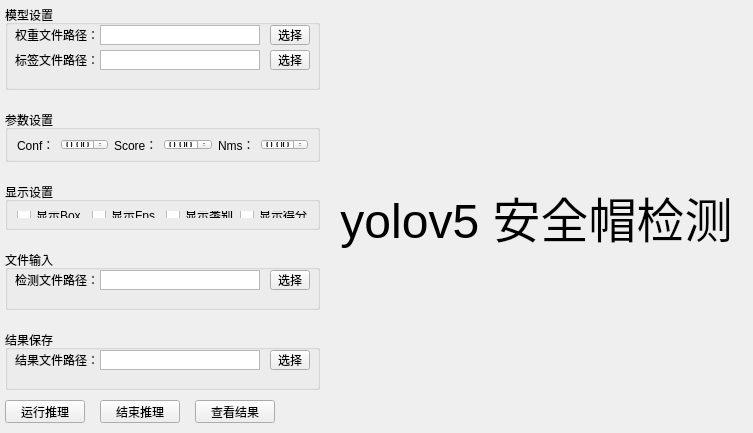
<?xml version="1.0" encoding="UTF-8"?>
<ui version="4.0">
 <class>MainWindow</class>
 <widget class="QMainWindow" name="MainWindow">
  <property name="geometry">
   <rect>
    <x>0</x>
    <y>0</y>
    <width>753</width>
    <height>433</height>
   </rect>
  </property>
  <property name="windowTitle">
   <string>MainWindow</string>
  </property>
  <widget class="QWidget" name="centralwidget">
   <widget class="QGroupBox" name="groupBox_1">
    <property name="geometry">
     <rect>
      <x>5</x>
      <y>5</y>
      <width>315</width>
      <height>85</height>
     </rect>
    </property>
    <property name="title">
     <string>模型设置</string>
    </property>
    <widget class="QLabel" name="label_1">
     <property name="geometry">
      <rect>
       <x>10</x>
       <y>20</y>
       <width>80</width>
       <height>20</height>
      </rect>
     </property>
     <property name="text">
      <string>权重文件路径：</string>
     </property>
    </widget>
    <widget class="QLabel" name="label_2">
     <property name="geometry">
      <rect>
       <x>10</x>
       <y>45</y>
       <width>80</width>
       <height>20</height>
      </rect>
     </property>
     <property name="text">
      <string>标签文件路径：</string>
     </property>
    </widget>
    <widget class="QGraphicsView" name="graphicsView_1">
     <property name="geometry">
      <rect>
       <x>95</x>
       <y>20</y>
       <width>160</width>
       <height>20</height>
      </rect>
     </property>
     <property name="styleSheet">
      <string notr="true"/>
     </property>
    </widget>
    <widget class="QToolButton" name="toolButton_1">
     <property name="geometry">
      <rect>
       <x>265</x>
       <y>20</y>
       <width>40</width>
       <height>20</height>
      </rect>
     </property>
     <property name="text">
      <string>选择</string>
     </property>
    </widget>
    <widget class="QGraphicsView" name="graphicsView_2">
     <property name="geometry">
      <rect>
       <x>95</x>
       <y>45</y>
       <width>160</width>
       <height>20</height>
      </rect>
     </property>
     <property name="styleSheet">
      <string notr="true"/>
     </property>
    </widget>
    <widget class="QToolButton" name="toolButton_2">
     <property name="geometry">
      <rect>
       <x>265</x>
       <y>45</y>
       <width>40</width>
       <height>20</height>
      </rect>
     </property>
     <property name="text">
      <string>选择</string>
     </property>
    </widget>
   </widget>
   <widget class="QGroupBox" name="groupBox_2">
    <property name="geometry">
     <rect>
      <x>5</x>
      <y>110</y>
      <width>315</width>
      <height>52</height>
     </rect>
    </property>
    <property name="title">
     <string>参数设置</string>
    </property>
    <layout class="QHBoxLayout" name="horizontalLayout_2">
     <item>
      <widget class="QLabel" name="label_3">
       <property name="text">
        <string>Conf：</string>
       </property>
      </widget>
     </item>
     <item>
      <widget class="QDoubleSpinBox" name="doubleSpinBox_1"/>
     </item>
     <item>
      <widget class="QLabel" name="label_4">
       <property name="enabled">
        <bool>true</bool>
       </property>
       <property name="text">
        <string>Score：</string>
       </property>
      </widget>
     </item>
     <item>
      <widget class="QDoubleSpinBox" name="doubleSpinBox_2"/>
     </item>
     <item>
      <widget class="QLabel" name="label_5">
       <property name="text">
        <string>Nms：</string>
       </property>
      </widget>
     </item>
     <item>
      <widget class="QDoubleSpinBox" name="doubleSpinBox_3"/>
     </item>
    </layout>
   </widget>
   <widget class="QGroupBox" name="groupBox_3">
    <property name="geometry">
     <rect>
      <x>5</x>
      <y>182</y>
      <width>315</width>
      <height>48</height>
     </rect>
    </property>
    <property name="title">
     <string>显示设置</string>
    </property>
    <layout class="QHBoxLayout" name="horizontalLayout">
     <item>
      <widget class="QCheckBox" name="checkBox_1">
       <property name="text">
        <string>显示Box</string>
       </property>
      </widget>
     </item>
     <item>
      <widget class="QCheckBox" name="checkBox_2">
       <property name="text">
        <string>显示Fps</string>
       </property>
      </widget>
     </item>
     <item>
      <widget class="QCheckBox" name="checkBox_3">
       <property name="text">
        <string>显示类别</string>
       </property>
      </widget>
     </item>
     <item>
      <widget class="QCheckBox" name="checkBox_4">
       <property name="text">
        <string>显示得分</string>
       </property>
      </widget>
     </item>
    </layout>
   </widget>
   <widget class="QGroupBox" name="groupBox_4">
    <property name="geometry">
     <rect>
      <x>5</x>
      <y>250</y>
      <width>315</width>
      <height>60</height>
     </rect>
    </property>
    <property name="title">
     <string>文件输入</string>
    </property>
    <widget class="QLabel" name="label_6">
     <property name="geometry">
      <rect>
       <x>10</x>
       <y>20</y>
       <width>80</width>
       <height>20</height>
      </rect>
     </property>
     <property name="text">
      <string>检测文件路径：</string>
     </property>
    </widget>
    <widget class="QGraphicsView" name="graphicsView_3">
     <property name="geometry">
      <rect>
       <x>95</x>
       <y>20</y>
       <width>160</width>
       <height>20</height>
      </rect>
     </property>
     <property name="styleSheet">
      <string notr="true"/>
     </property>
    </widget>
    <widget class="QToolButton" name="toolButton_3">
     <property name="geometry">
      <rect>
       <x>265</x>
       <y>20</y>
       <width>40</width>
       <height>20</height>
      </rect>
     </property>
     <property name="text">
      <string>选择</string>
     </property>
    </widget>
   </widget>
   <widget class="QPushButton" name="pushButton_1">
    <property name="geometry">
     <rect>
      <x>5</x>
      <y>400</y>
      <width>80</width>
      <height>23</height>
     </rect>
    </property>
    <property name="text">
     <string>运行推理</string>
    </property>
   </widget>
   <widget class="QPushButton" name="pushButton_2">
    <property name="geometry">
     <rect>
      <x>100</x>
      <y>400</y>
      <width>80</width>
      <height>23</height>
     </rect>
    </property>
    <property name="text">
     <string>结束推理</string>
    </property>
   </widget>
   <widget class="QGroupBox" name="groupBox_5">
    <property name="geometry">
     <rect>
      <x>5</x>
      <y>330</y>
      <width>315</width>
      <height>60</height>
     </rect>
    </property>
    <property name="title">
     <string>结果保存</string>
    </property>
    <widget class="QLabel" name="label_7">
     <property name="geometry">
      <rect>
       <x>10</x>
       <y>20</y>
       <width>80</width>
       <height>20</height>
      </rect>
     </property>
     <property name="text">
      <string>结果文件路径：</string>
     </property>
    </widget>
    <widget class="QGraphicsView" name="graphicsView_4">
     <property name="geometry">
      <rect>
       <x>95</x>
       <y>20</y>
       <width>160</width>
       <height>20</height>
      </rect>
     </property>
     <property name="styleSheet">
      <string notr="true"/>
     </property>
    </widget>
    <widget class="QToolButton" name="toolButton_4">
     <property name="geometry">
      <rect>
       <x>265</x>
       <y>20</y>
       <width>40</width>
       <height>20</height>
      </rect>
     </property>
     <property name="text">
      <string>选择</string>
     </property>
    </widget>
   </widget>
   <widget class="QLabel" name="label_8">
    <property name="geometry">
     <rect>
      <x>325</x>
      <y>5</y>
      <width>423</width>
      <height>423</height>
     </rect>
    </property>
    <property name="font">
     <font>
      <family>Arial</family>
      <pointsize>36</pointsize>
     </font>
    </property>
    <property name="styleSheet">
     <string notr="true"/>
    </property>
    <property name="text">
     <string>yolov5 安全帽检测</string>
    </property>
    <property name="scaledContents">
     <bool>false</bool>
    </property>
    <property name="alignment">
     <set>Qt::AlignCenter</set>
    </property>
    <property name="openExternalLinks">
     <bool>true</bool>
    </property>
   </widget>
   <widget class="QPushButton" name="pushButton_3">
    <property name="geometry">
     <rect>
      <x>195</x>
      <y>400</y>
      <width>80</width>
      <height>23</height>
     </rect>
    </property>
    <property name="text">
     <string>查看结果</string>
    </property>
   </widget>
  </widget>
 </widget>
 <resources/>
 <connections/>
</ui>
